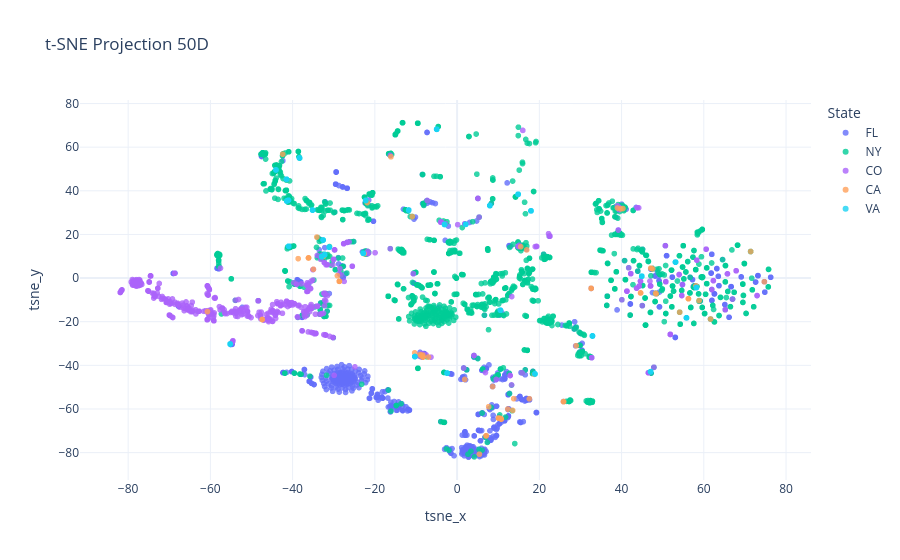

The code cell stored with this chart in its notebook:
### Code cell
# 1) 50D spectral embedding with node labels included
all_emb_50 = spectral_embed_from_adjacency(
    M_all,
    n_components=50,
    node_ids=node_ids,
    make_symmetric=True,
    zero_self_loops=True,
    use_sparse=True,
    random_state=42
)

# 2) t-SNE on those 50 dims -> 2D
feat_cols_50 = ["x", "y"] + [f"x{i}" for i in range(2, 50)]  # total 50 columns
tsne_df_50 = tsne_reduce(all_emb_50, feature_cols=feat_cols_50, perplexity=30.0, max_iter=1000, random_state=42)

# (Optional) add a simple row index to hover too
tsne_df_50["node_index"] = range(len(tsne_df_50))  # matrix row number
# If you stored any attrs in G_all (e.g., total_count, clusters), you can merge them:
# attrs = pd.Series(nx.get_node_attributes(G_all, "total_count"), name="total_count")
# tsne_df = tsne_df.merge(attrs, left_on="node_id", right_index=True, how="left")
# Suppose you have a DataFrame `meta_df` with your extra columns:
# meta_df columns: ["GlobalEventID", "date", "EventCode", "state", "title"]

# Merge metadata onto the t-SNE result (assuming node_id == GlobalEventID)
merged_df_50 = tsne_df_50.merge(
    global_db[["GlobalEventID", "EventCode", "state", "title"]],
    left_on="node_id", right_on="GlobalEventID", how="left"
)

# --- Plot colored by state ---
fig_50 = px.scatter(
    merged_df_50,
    x="tsne_x",
    y="tsne_y",
    color="state",                          # color by state
    hover_data={
        "GlobalEventID": True,
        "EventCode": True,
        "title": True,
        "state": False,                     # shown via color already
        "tsne_x": False,
        "tsne_y": False,
    },
    title="t-SNE Projection 50D",
    template="plotly_white"
)

fig_50.update_traces(marker=dict(size=6, opacity=0.8))
fig_50.update_layout(legend_title_text="State")
fig_50.show()

# 3) Plot with hover showing both the GlobalEventID and row index
#fig = plot_tsne(tsne_df, id_cols=["node_id", "node_index"])
# fig.show()

### Figure 1 — Plotly figure (JSON) as saved in the notebook; plotly's stock layout.template omitted (floating-point values rounded to 4 significant figures; data arrays with more than 128 entries replaced by an {"elided": "..."} marker saying what was removed)
{"data": [{"customdata": {"elided": "861x4 mixed values"}, "hovertemplate": "GlobalEventID=%{customdata[0]}<br>EventCode=%{customdata[1]}<br>title=%{customdata[2]}<extra></extra>", "legendgroup": "FL", "marker": {"color": "#636efa", "opacity": 0.8, "size": 6, "symbol": "circle"}, "mode": "markers", "name": "FL", "showlegend": true, "type": "scattergl", "x": {"elided": "861 float values"}, "xaxis": "x", "y": {"elided": "861 float values"}, "yaxis": "y"}, {"customdata": {"elided": "1517x4 mixed values"}, "hovertemplate": "GlobalEventID=%{customdata[0]}<br>EventCode=%{customdata[1]}<br>title=%{customdata[2]}<extra></extra>", "legendgroup": "NY", "marker": {"color": "#00cc96", "opacity": 0.8, "size": 6, "symbol": "circle"}, "mode": "markers", "name": "NY", "showlegend": true, "type": "scattergl", "x": {"elided": "1517 float values"}, "xaxis": "x", "y": {"elided": "1517 float values"}, "yaxis": "y"}, {"customdata": {"elided": "541x4 mixed values"}, "hovertemplate": "GlobalEventID=%{customdata[0]}<br>EventCode=%{customdata[1]}<br>title=%{customdata[2]}<extra></extra>", "legendgroup": "CO", "marker": {"color": "#ab63fa", "opacity": 0.8, "size": 6, "symbol": "circle"}, "mode": "markers", "name": "CO", "showlegend": true, "type": "scattergl", "x": {"elided": "541 float values"}, "xaxis": "x", "y": {"elided": "541 float values"}, "yaxis": "y"}, {"customdata": {"elided": "73x4 mixed values"}, "hovertemplate": "GlobalEventID=%{customdata[0]}<br>EventCode=%{customdata[1]}<br>title=%{customdata[2]}<extra></extra>", "legendgroup": "CA", "marker": {"color": "#FFA15A", "opacity": 0.8, "size": 6, "symbol": "circle"}, "mode": "markers", "name": "CA", "showlegend": true, "type": "scattergl", "x": [-38.65, -36.14, -32.48, -36.14, 56.25, 56.25, 56.25, -10.9, -10.31, -28.63, -28.63, -28.63, -28.63, -29.11, 18.78, -36.12, 39.0, 39.79, 40.32, -8.266, -8.266, -8.347, 7.684, -6.977, -8.727, -8.985, 32.6, 32.6, -34.12, -21.85, -34.94, 44.62, 44.62, -60.71, 10.73, 10.75, 10.74, 12.33, 10.47, 7.04, 5.426, 7.081, 8.633, 1.85, 28.96, 71.39, 58.07, 13.77, 10.09, 10.09, 10.09, 10.09, 10.09, 25.88, 25.88, -47.4, -47.4, 16.93, 15.47, 48.3, 48.4, 13.52, 74.73, 61.63, 17.57, 54.13, 58.85, 47.08, 47.23, 47.55, -16.1, -22.61, -42.42], "xaxis": "x", "y": [8.903, 9.213, 9.935, 9.213, -9.458, -9.458, -9.458, 28.19, -34.28, -1.474, -1.474, -1.474, -1.474, 1.105, -44.13, 9.273, 32.12, 31.69, 31.87, -36.2, -36.2, -35.31, -58.96, -36.2, -35.58, -35.05, -4.723, -4.723, 18.78, 34.58, 4.012, -6.816, -6.816, -15.35, -64.63, -64.6, -64.61, -60.03, -64.25, -72.35, -80.72, -72.26, -49.71, -46.46, -31.0, 12.18, -3.56, -55.27, -64.18, -64.19, -64.18, -64.19, -64.19, -56.62, -56.62, -18.99, -18.99, 12.91, 14.38, -6.923, -7.235, -60.66, -1.687, -18.77, -55.33, -15.64, -10.33, 4.536, 4.485, 4.18, 55.59, 11.15, 56.78], "yaxis": "y"}, {"customdata": {"elided": "248x4 mixed values"}, "hovertemplate": "GlobalEventID=%{customdata[0]}<br>EventCode=%{customdata[1]}<br>title=%{customdata[2]}<extra></extra>", "legendgroup": "VA", "marker": {"color": "#19d3f3", "opacity": 0.8, "size": 6, "symbol": "circle"}, "mode": "markers", "name": "VA", "showlegend": true, "type": "scattergl", "x": {"elided": "248 float values"}, "xaxis": "x", "y": {"elided": "248 float values"}, "yaxis": "y"}], "layout": {"legend": {"title": {"text": "State"}, "tracegroupgap": 0}, "title": {"text": "t-SNE Projection 50D"}, "xaxis": {"anchor": "y", "domain": [0, 1], "title": {"text": "tsne_x"}}, "yaxis": {"anchor": "x", "domain": [0, 1], "title": {"text": "tsne_y"}}}}
